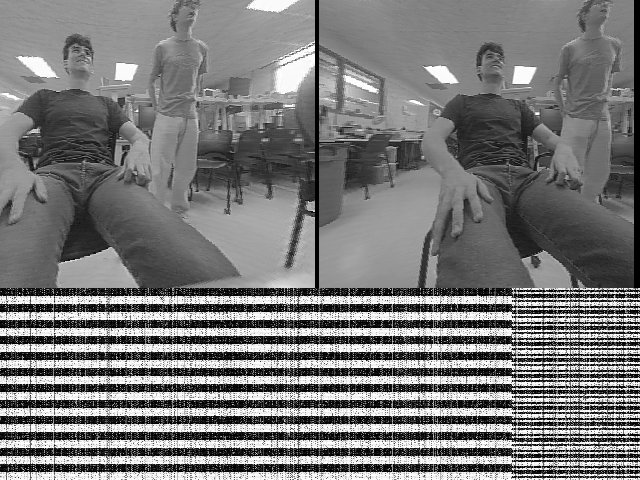
#> input picture stereo_rtl_test/vga_capture_19700101_014200_001.png, 640 x 480 px
$ python run_interactive_tb.py
#> lines starting #> are read from the running program, lines starting #| are printed output that depends on the picture
#!/usr/bin/env python3
"""Interactive image-driven testbench runner for mem_block_intf.

Flow:
1) Read one 640x480 input PNG (or larger).
2) Use only top 640x288 pixels.
3) Split into left [0..319] and right [320..639] grayscale frames.
4) Write left/right frame data to hex files for the SV testbench memory model.
5) Compile and run tb_mem_block_intf.sv via iverilog/vvp.
6) Convert DUT disparity hex output to a PNG image.
"""

from __future__ import annotations

import argparse
import os
import subprocess
import sys
from pathlib import Path
from typing import Iterable

from PIL import Image


FRAME_HEIGHT = 288
HALF_FRAME_WIDTH = 320
FULL_FRAME_WIDTH = 640
MAX_DISP = 63


def _prompt(text: str, default: str | None = None) -> str:
    if default is None:
        raw = input(f"{text}: ").strip()
    else:
        raw = input(f"{text} [{default}]: ").strip()
    if raw:
        return raw
    if default is None:
        return ""
    return default


def _parse_yes_no(raw: str, default: bool) -> bool:
    text = raw.strip().lower()
    if not text:
        return default
    if text in {"y", "yes", "1", "true", "t"}:
        return True
    if text in {"n", "no", "0", "false", "f"}:
        return False
    raise ValueError(f"Invalid yes/no value: {raw}")


def _write_hex(pixels: Iterable[int], out_path: Path) -> None:
    out_path.parent.mkdir(parents=True, exist_ok=True)
    with out_path.open("w", encoding="ascii", newline="\n") as f:
        for px in pixels:
            f.write(f"{int(px) & 0xFF:02x}\n")


def _read_hex(path: Path, expected_count: int) -> list[int]:
    vals: list[int] = []
    unknown_count = 0
    with path.open("r", encoding="ascii") as f:
        for line_num, line in enumerate(f, start=1):
            s = line.strip()
            if not s:
                continue
            if any(ch in "xXzZ?" for ch in s):
                unknown_count += 1
                vals.append(0)
                continue
            try:
                vals.append(int(s, 16) & 0xFF)
            except ValueError as exc:
                raise RuntimeError(
                    f"Invalid hex value at {path}:{line_num}: {s}"
                ) from exc
    if len(vals) < expected_count:
        raise RuntimeError(
            f"Disparity hex has too few entries: got {len(vals)}, expected {expected_count}"
        )
    if len(vals) > expected_count:
        vals = vals[:expected_count]
    if unknown_count:
        print(
            f"[WARN] Replaced {unknown_count} x/z disparity entries with 00 while building PNG."
        )
    return vals


def _extract_stereo_halves(input_png: Path) -> tuple[Image.Image, Image.Image]:
    img = Image.open(input_png).convert("L")
    if img.width < FULL_FRAME_WIDTH or img.height < FRAME_HEIGHT:
        raise RuntimeError(
            f"Input image must be at least {FULL_FRAME_WIDTH}x{FRAME_HEIGHT}; "
            f"got {img.width}x{img.height}"
        )

    top = img.crop((0, 0, FULL_FRAME_WIDTH, FRAME_HEIGHT))
    left = top.crop((0, 0, HALF_FRAME_WIDTH, FRAME_HEIGHT))
    right = top.crop((HALF_FRAME_WIDTH, 0, FULL_FRAME_WIDTH, FRAME_HEIGHT))
    return left, right


def _compile_and_run(
    script_dir: Path,
    left_hex: Path,
    right_hex: Path,
    out_hex: Path,
    max_disp: int,
    num_sad_units: int,
    rst_cycles: int,
    max_cycles: int,
    progress_stride: int,
    iverilog_bin: str,
    vvp_bin: str,
    no_vcd: bool,
) -> None:
    build_dir = script_dir / "build"
    build_dir.mkdir(parents=True, exist_ok=True)
    vvp_out = build_dir / "tb_mem_block_intf.vvp"

    rtl_files = [
        "block_match_pkg.sv",
        "block_match.sv",
        "sliding_window.sv",
        "mem_block_intf_d.v",
        "tb_mem_block_intf.sv",
    ]

    compile_cmd = [
        iverilog_bin,
        "-g2012",
        "-P",
        f"tb_mem_block_intf.MAX_DISP={max_disp}",
        "-P",
        f"tb_mem_block_intf.NUM_SAD_UNITS={num_sad_units}",
        "-o",
        str(vvp_out),
        *rtl_files,
    ]
    print("[RUN] Compiling testbench...")
    subprocess.run(compile_cmd, cwd=str(script_dir), check=True)

    run_cmd = [
        vvp_bin,
        str(vvp_out),
        f"+LEFT_HEX={left_hex.as_posix()}",
        f"+RIGHT_HEX={right_hex.as_posix()}",
        f"+OUT_HEX={out_hex.as_posix()}",
        f"+RST_CYCLES={rst_cycles}",
        f"+MAX_CYCLES={max_cycles}",
        f"+PROGRESS_STRIDE={progress_stride}",
    ]
    if no_vcd:
        run_cmd.append("+NOVCD")
    print(
        f"[RUN] Running simulation (this can take a while for full 320x288, max_disp={max_disp})..."
    )
    subprocess.run(run_cmd, cwd=str(script_dir), check=True)


def _save_disparity_png(
    out_hex: Path,
    output_png: Path,
    scale_for_view: bool,
    max_disp: int,
) -> None:
    count = FRAME_HEIGHT * HALF_FRAME_WIDTH
    vals = _read_hex(out_hex, count)

    if scale_for_view:
        if max_disp <= 0:
            scaled = vals
        else:
            scale = 255.0 / float(max_disp)
            scaled = [min(255, int(round(v * scale))) for v in vals]
        data = scaled
    else:
        data = vals

    out_img = Image.new("L", (HALF_FRAME_WIDTH, FRAME_HEIGHT))
    out_img.putdata(data)
    output_png.parent.mkdir(parents=True, exist_ok=True)
    out_img.save(output_png)


def main() -> int:
    parser = argparse.ArgumentParser(description="Interactive RTL stereo disparity testbench runner")
    parser.add_argument("--input-png", type=Path, help="Input 640x480 PNG path")
    parser.add_argument("--output-png", type=Path, help="Output disparity PNG path")
    parser.add_argument("--work-dir", type=Path, default=Path("build"), help="Directory for generated hex/temp files")
    parser.add_argument("--max-disp", type=int, default=MAX_DISP, help="Maximum disparity used by DUT")
    parser.add_argument("--num-sad-units", type=int, default=58, help="Number of parallel SAD compute units (STRIPE_HEIGHT = 288/N)")
    parser.add_argument("--rst-cycles", type=int, default=1, help="Reset cycles held high in testbench")
    parser.add_argument("--max-cycles", type=int, default=150_000_000, help="Simulation timeout in cycles")
    parser.add_argument("--progress-stride", type=int, default=50_000, help="TB progress print interval")
    parser.add_argument("--raw-disp", action="store_true", help="Do not scale disparity for display")
    parser.add_argument("--no-vcd", action="store_true", help="Disable VCD dumping for faster runs")
    parser.add_argument("--iverilog", default=os.environ.get("IVERILOG", "iverilog"), help="iverilog executable")
    parser.add_argument("--vvp", default=os.environ.get("VVP", "vvp"), help="vvp executable")
    parser.add_argument("--keep-intermediate", action="store_true", help="Keep generated hex files")
    args = parser.parse_args()

    script_dir = Path(__file__).resolve().parent

    input_png = args.input_png
    if input_png is None:
        raw = _prompt("Input PNG path")
#> the answer given: vga_capture_19700101_014200_001.png
        if not raw:
            print("Input PNG is required.")
            return 1
        input_png = Path(raw)

    output_png = args.output_png
    if output_png is None:
        raw = _prompt("Output disparity PNG path", "disparity_map.png")
#> the answer given: out.png
        output_png = Path(raw)

    scale_for_view = not args.raw_disp
    if args.input_png is None or args.output_png is None:
        try:
            ans = _prompt("Scale disparity to 0..255 for visualization? (y/n)", "y")
#> the answer given: y
            scale_for_view = _parse_yes_no(ans, default=True)
        except ValueError as exc:
            print(str(exc))
            return 1

    if not input_png.exists():
        print(f"Input PNG does not exist: {input_png}")
        return 1

    work_dir = (script_dir / args.work_dir).resolve()
    work_dir.mkdir(parents=True, exist_ok=True)

    left_hex = work_dir / "left_frame.hex"
    right_hex = work_dir / "right_frame.hex"
    out_hex = work_dir / "disparity_out.hex"

    try:
        print("[RUN] Loading and splitting stereo image...")
        left_img, right_img = _extract_stereo_halves(input_png)
#> in _extract_stereo_halves, img is the input picture: PIL image 640x480 L; min 0, max 255, mean 120.7
#> in _extract_stereo_halves, `top = img.crop((0, 0, FULL_FRAME_WIDTH, FRAME_HEIGHT))`:
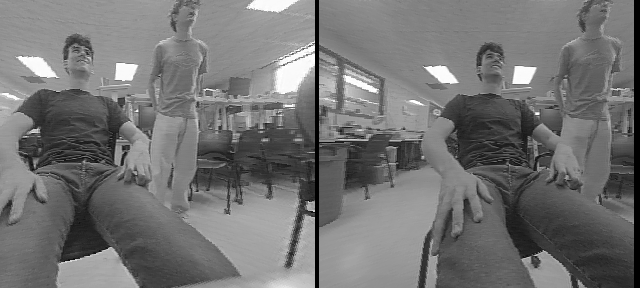
#> top: PIL image 640x288 L; min 0, max 255, mean 115.3
#> in _extract_stereo_halves, `left = top.crop((0, 0, HALF_FRAME_WIDTH, FRAME_HEIGHT))`:
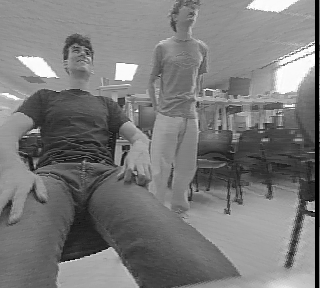
#> left: PIL image 320x288 L; min 0, max 255, mean 121.6
#> in _extract_stereo_halves, `right = top.crop((HALF_FRAME_WIDTH, 0, FULL_FRAME_WIDTH, FRAME_HEIGHT))`:
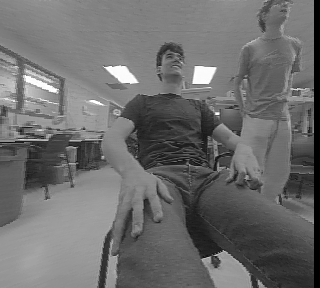
#> right: PIL image 320x288 L; min 0, max 255, mean 109

        _write_hex(left_img.getdata(), left_hex)
        _write_hex(right_img.getdata(), right_hex)

        num_sad_units = args.num_sad_units
        stripe_height = FRAME_HEIGHT // num_sad_units
        if stripe_height < 5:
            print(
                f"[WARN] STRIPE_HEIGHT={stripe_height} < BLOCK_SIZE=5. "
                f"SAD windows will span stripe boundaries. Consider fewer units."
            )
        print(f"[RUN] NUM_SAD_UNITS={num_sad_units}, STRIPE_HEIGHT={stripe_height}")

        _compile_and_run(
            script_dir=script_dir,
            left_hex=left_hex,
            right_hex=right_hex,
            out_hex=out_hex,
            max_disp=args.max_disp,
            num_sad_units=num_sad_units,
            rst_cycles=args.rst_cycles,
            max_cycles=args.max_cycles,
            progress_stride=args.progress_stride,
            iverilog_bin=args.iverilog,
            vvp_bin=args.vvp,
            no_vcd=args.no_vcd,
        )

        _save_disparity_png(
            out_hex=out_hex,
            output_png=output_png,
            scale_for_view=scale_for_view,
            max_disp=args.max_disp,
        )

        print(f"[DONE] Disparity PNG written to: {output_png}")

    except KeyboardInterrupt:
        print("\n[STOP] Simulation interrupted by user.")
        return 130
    except subprocess.CalledProcessError as exc:
        print(f"Simulation command failed with exit code {exc.returncode}")
        return exc.returncode
    except Exception as exc:  # pylint: disable=broad-except
        print(f"Error: {exc}")
        return 1
    finally:
        if not args.keep_intermediate:
            for path in (left_hex, right_hex, out_hex):
                if path.exists():
                    path.unlink()

    return 0


if __name__ == "__main__":
#> (the run stopped early here; a loop or call above may not have finished)
